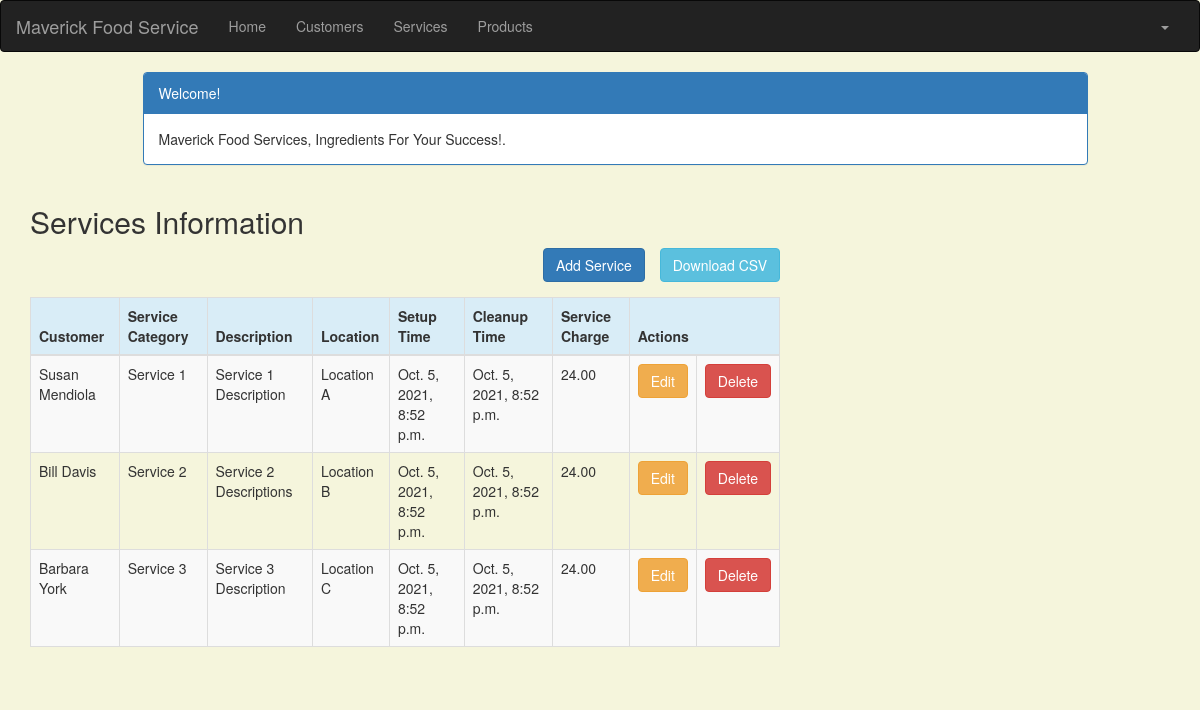
The page /service_list (signed in) on the database as committed earlier.
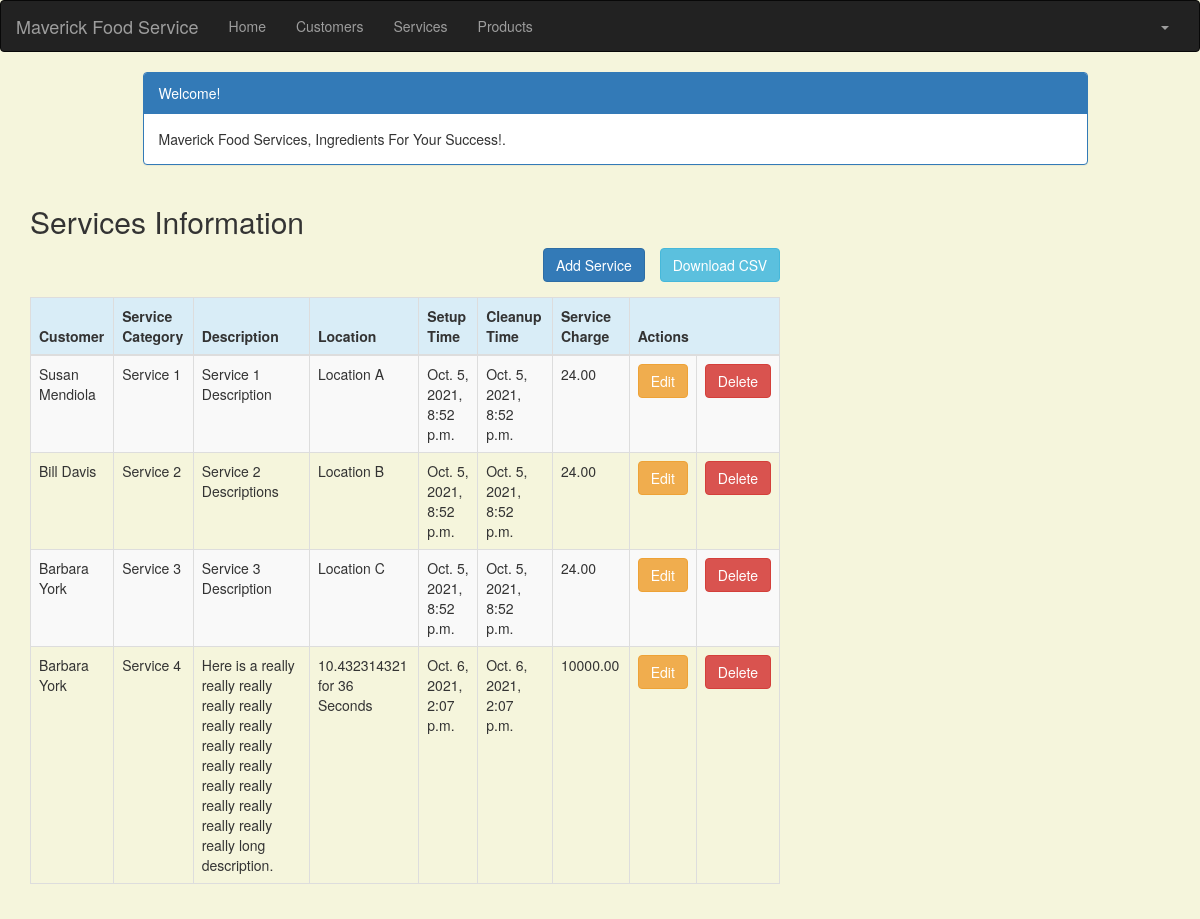
The same page on the database as committed later.
### crm/models.py (models this page shows, shortened)
class Service(models.Model):
    cust_name = models.ForeignKey(Customer, on_delete=models.CASCADE, related_name='services')
    service_category = models.CharField(max_length=100)
    description = models.TextField()
    location = models.CharField(max_length=200)
    setup_time = models.DateTimeField(
        default=timezone.now)
    cleanup_time = models.DateTimeField(
        default=timezone.now)
    service_charge = models.DecimalField(max_digits=10, decimal_places=2)
    created_date = models.DateTimeField(
        default=timezone.now)
    updated_date = models.DateTimeField(auto_now_add=True)

class Customer(models.Model):
    cust_name = models.CharField(max_length=50)
    organization = models.CharField(max_length=100, blank=True)
    role = models.CharField(max_length=100)
    email = models.EmailField(max_length=100)
    bldgroom = models.CharField(max_length=100)
    address = models.CharField(max_length=200)
    account_number = models.IntegerField(blank=False, null=False)
    city = models.CharField(max_length=50)
    state = models.CharField(max_length=50)
    zipcode = models.CharField(max_length=10)
    phone_number = models.CharField(max_length=50)
    created_date = models.DateTimeField(
        default=timezone.now)
    updated_date = models.DateTimeField(auto_now_add=True)
    def __str__(self):
        return str(self.cust_name)

### crm/views.py (the view)
# urls.py: path('service_list', views.service_list, name='service_list'),
@login_required
def service_list(request):
    services = Service.objects.filter(created_date__lte=timezone.now())
    return render(request, 'crm/service_list.html', {'services': services})

### crm/templates/crm/service_list.html (shortened to what this page needs)
<!DOCTYPE html>
{% extends 'crm/base.html' %}
{% block content %}
    <head>
        <link rel="stylesheet" href="https://maxcdn.bootstrapcdn.com/bootstrap/3.3.4/css/bootstrap.min.css">
    </head>
    <body>
    <div class="container">
        <div class="row">
            <div class="col-md-10 col-md-offset-1">
                <div class="panel panel-primary">
                    <div class="panel-heading">Welcome!</div>
                    <div class="panel-body">
                        Maverick Food Services, Ingredients For Your Success!.
                    </div>
                </div>
            </div>
        </div>
    </div>
    <div class="row">
        <h2 style="padding-left: 15Px">Services Information</h2>
        <a href="" style="float: right;">
            <form action="{% url "crm:generate_csv" %}" method="post" style="padding: 0px 15px 15px 15px">
                <input id="service" class="btn btn-info" type="submit" value="Download CSV">
            </form>
        </a>
        <a href="{% url 'crm:service_new' %}" class="btn btn-primary" style="float: right">Add Service</a>
    </div>
    <div>
        <table class="table table-striped table-bordered table-hover">
            <thead>
            <tr class="bg-info">
                <th>Customer</th>
                <th>Service Category</th>
                <th>Description</th>
                <th>Location</th>
                <th>Setup Time</th>
                <th>Cleanup Time</th>
                <th>Service Charge</th>
                <th colspan="3">Actions</th>
            </tr>
            </thead>
            <tbody>
            {% for service in services %}
                <tr>
                    <td>{{ service.cust_name }}</td>
                    <td>{{ service.service_category }}</td>
                    <td>{{ service.description }}</td>
                    <td>{{ service.location }}</td>
                    <td>{{ service.setup_time }}</td>
                    <td>{{ service.cleanup_time }}</td>
                    <td>{{ service.service_charge }}</td>
                    <td><a href="{% url 'crm:service_edit' pk=service.pk %}"
                           class="btn btn-warning">Edit</a></td>
                    <td><a href="{% url 'crm:service_delete' pk=service.pk %}"
                           onclick="return confirm('Are you sure you want to delete?')"
                           class="btn btn-danger">Delete</a>
                    </td>
                </tr>
            {% endfor %}
            </tbody>
        </table>
    </div>
    <div class="row" style="padding-left: 15px; padding-bottom: 15px">
    </div>
    </body>
{% endblock %}

### crm/templates/crm/base.html (shortened to what this page needs)
<!DOCTYPE html>
{% load static %}
<html lang="en">
<head>
    <link rel="stylesheet" href="https://maxcdn.bootstrapcdn.com/bootstrap/3.3.7/css/bootstrap.min.css">
</head>
<body id="app-layout">
<nav class="navbar navbar-inverse">
    <div class="container-fluid">
        <div class="navbar-header">
            <a class="navbar-brand" href="/">
                Maverick Food Service
            </a>
        </div>
        <div class="collapse navbar-collapse" id="myNavbar">
            <ul class="nav navbar-nav">
                <li><a href="{% url 'crm:home' %}">Home</a></li>
                <li><a href="{% url 'crm:customer_list' %}">Customers</a></li>
                <li><a href="{% url 'crm:service_list' %}">Services</a></li>
                <li><a href="{% url 'crm:product_list' %}">Products</a></li>
            </ul>
            <ul class="nav navbar-nav navbar-right">
                {% if user.is_authenticated %}
                    <li class="dropdown">
                        <a href="#" class="dropdown-toggle" data-toggle="dropdown" role="button" aria-expanded="false">
                            <span class="caret"></span>
                        </a>
                    </li>
                {% else %}
                    <li><a href="{% url 'login' %}"><span class="glyphicon glyphicon-log-in"></span> Login</a></li>
                {% endif %}
            </ul>
        </div>
    </div>
</nav>
<div class="content container">
    <div class="row">
        <div class="col-md-8">
            {% block content %}{% endblock %}
        </div>
    </div>
</body>
</html>

### crm/templates/crm/base.html (style rules this page uses)
.navbar { margin-bottom: 0; border-radius: 0; }

### crm/templates/crm/service_list.html (style rules this page uses)
body { background-color: beige; }

Rows that differ between the two databases and show on the page:
added Service: cust_name "Barbara York", service_category "Service 4", description "Here is a really really really really really really really really really really really really really really really really really really long description.", location "10.432314321 for 36 Seconds", setup_time "Oct. 6, 2021, 2:07 p.m.", cleanup_time "Oct. 6, 2021, 2:07 p.m.", service_charge "10000.00"
